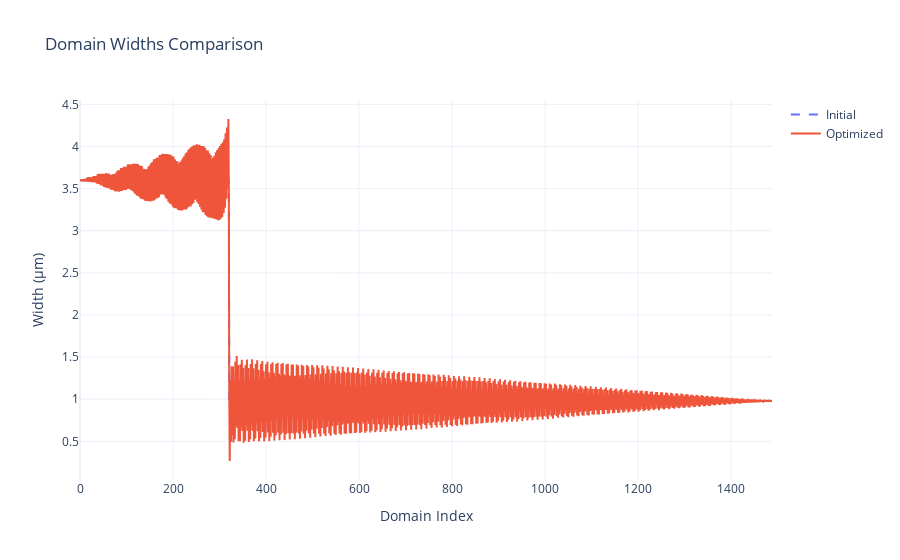
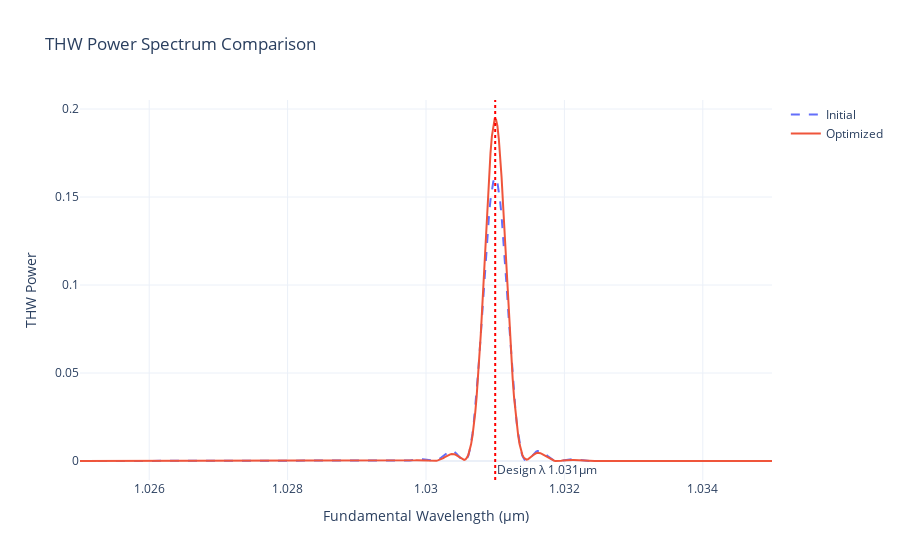
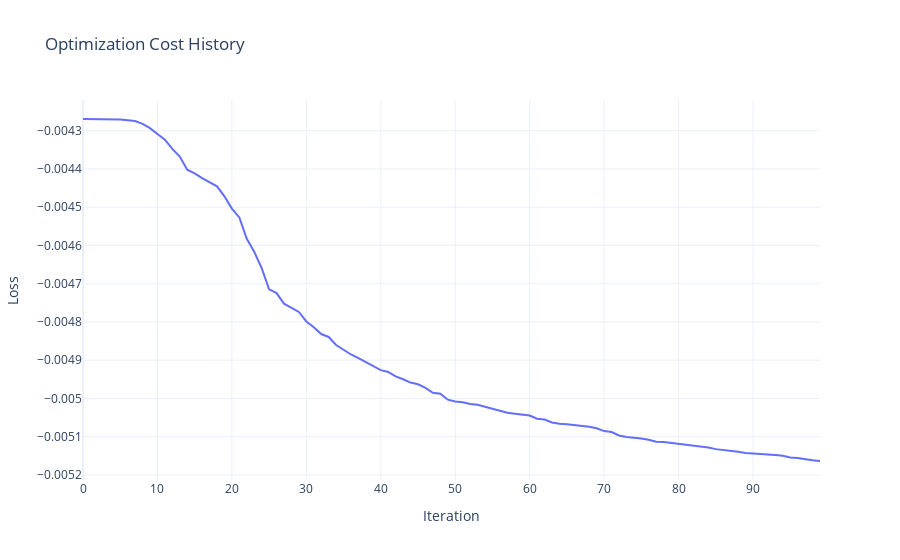

Notebook source saved alongside these figures, in order:
### Code cell
# 4. Visualize the results
print("4. Visualizing optimization results...")
plot_domain_widths(initial_widths, optimized_widths)
plot_thw_power_spectrum(initial_widths, optimized_widths, sim_params, config)
plot_cost_history(loss_history)
print(optimized_widths.shape)

# jnp.save(f"../datasets/optimized_thg_2000_{config.num_domains}_e4.npy", optimized_widths)

### Figure 1 — Plotly figure (JSON) as saved in the notebook; plotly's stock layout.template omitted (floating-point values rounded to 4 significant figures; data arrays with more than 128 entries replaced by an {"elided": "..."} marker saying what was removed)
{"data": [{"line": {"dash": "dash"}, "mode": "lines", "name": "Initial", "type": "scatter", "y": {"elided": "1489 float values"}}, {"mode": "lines", "name": "Optimized", "type": "scatter", "y": {"elided": "1489 float values"}}], "layout": {"title": {"text": "Domain Widths Comparison"}, "xaxis": {"title": {"text": "Domain Index"}}, "yaxis": {"title": {"text": "Width (μm)"}}}}

### Figure 2 — Plotly figure (JSON) as saved in the notebook; plotly's stock layout.template omitted (floating-point values rounded to 4 significant figures; data arrays with more than 128 entries replaced by an {"elided": "..."} marker saying what was removed)
{"data": [{"line": {"dash": "dash"}, "mode": "lines", "name": "Initial", "type": "scatter", "x": {"elided": "500 float values"}, "y": {"elided": "500 float values"}}, {"mode": "lines", "name": "Optimized", "type": "scatter", "x": {"elided": "500 float values"}, "y": {"elided": "500 float values"}}], "layout": {"annotations": [{"showarrow": false, "text": "Design λ 1.031μm", "x": 1.031, "xanchor": "left", "xref": "x", "y": 0, "yanchor": "bottom", "yref": "y domain"}], "shapes": [{"line": {"color": "red", "dash": "dot"}, "type": "line", "x0": 1.031, "x1": 1.031, "xref": "x", "y0": 0, "y1": 1, "yref": "y domain"}], "title": {"text": "THW Power Spectrum Comparison"}, "xaxis": {"title": {"text": "Fundamental Wavelength (μm)"}}, "yaxis": {"title": {"text": "THW Power"}}}}

### Figure 3 — Plotly figure (JSON) as saved in the notebook; plotly's stock layout.template omitted (floating-point values rounded to 4 significant figures)
{"data": [{"mode": "lines", "name": "Loss", "type": "scatter", "y": [-0.00427, -0.00427, -0.00427, -0.00427, -0.00427, -0.004271, -0.004273, -0.004275, -0.004282, -0.004294, -0.004309, -0.004324, -0.004348, -0.004368, -0.004402, -0.004412, -0.004424, -0.004435, -0.004446, -0.004472, -0.004504, -0.004527, -0.004583, -0.004617, -0.004659, -0.004715, -0.004725, -0.004752, -0.004762, -0.004774, -0.004799, -0.004814, -0.004832, -0.004839, -0.00486, -0.004873, -0.004885, -0.004895, -0.004905, -0.004914, -0.004926, -0.004931, -0.004942, -0.00495, -0.004959, -0.004963, -0.004972, -0.004985, -0.004988, -0.005003, -0.005008, -0.00501, -0.005014, -0.005017, -0.005021, -0.005028, -0.005031, -0.005037, -0.00504, -0.005042, -0.005045, -0.005053, -0.005055, -0.005063, -0.005066, -0.005068, -0.00507, -0.005071, -0.005074, -0.005078, -0.005085, -0.005088, -0.005097, -0.005101, -0.005102, -0.005105, -0.005108, -0.005113, -0.005114, -0.005116, -0.005118, -0.005119, -0.005122, -0.005126, -0.005128, -0.005132, -0.005134, -0.005136, -0.005139, -0.005142, -0.005143, -0.005145, -0.005146, -0.005148, -0.00515, -0.005154, -0.005156, -0.005159, -0.005161, -0.005163]}], "layout": {"title": {"text": "Optimization Cost History"}, "xaxis": {"title": {"text": "Iteration"}}, "yaxis": {"title": {"text": "Loss"}}}}
